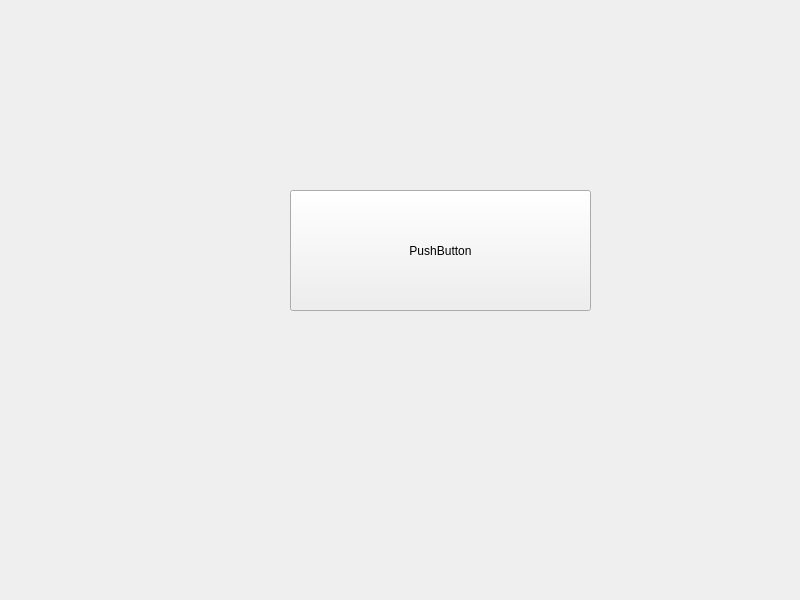
<?xml version="1.0" encoding="UTF-8"?>
<ui version="4.0">
 <class>MainWindow</class>
 <widget class="QMainWindow" name="MainWindow">
  <property name="geometry">
   <rect>
    <x>0</x>
    <y>0</y>
    <width>800</width>
    <height>600</height>
   </rect>
  </property>
  <property name="windowTitle">
   <string>MainWindow</string>
  </property>
  <widget class="QWidget" name="centralwidget">
   <widget class="QPushButton" name="pushButton">
    <property name="geometry">
     <rect>
      <x>290</x>
      <y>190</y>
      <width>301</width>
      <height>121</height>
     </rect>
    </property>
    <property name="text">
     <string>PushButton</string>
    </property>
   </widget>
  </widget>
 </widget>
 <resources/>
 <connections/>
</ui>
